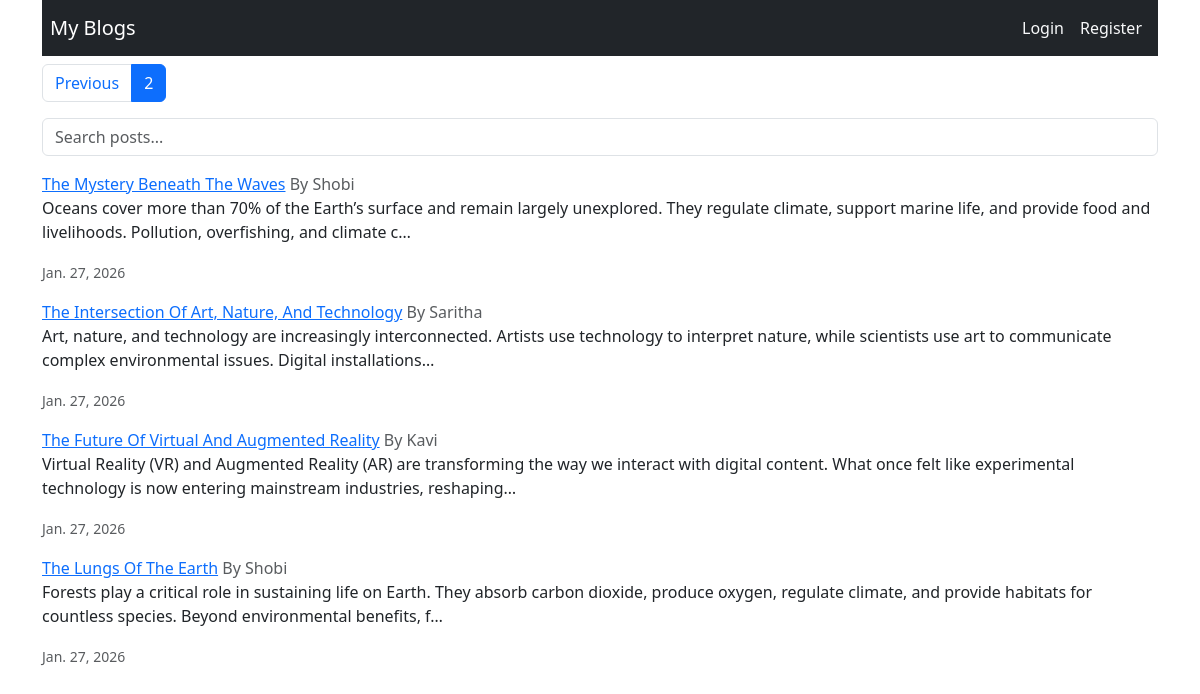
Screenshot of /?page=2 with the database file from the repository.
### blog/models.py (models this page shows, shortened)
class Post(models.Model):
    title = models.CharField(max_length=200)
    content = models.TextField()
    author = models.ForeignKey(User,on_delete=models.CASCADE)
    created_at = models.DateTimeField(auto_now_add=True)

### blog/views.py (the view)
# urls.py: path('',views.home,name="all-posts"),
def home(request):
    query = request.GET.get('q')
    posts = Post.objects.select_related('author')
    if query:
        posts = posts.filter(Q(title__icontains=query) | Q(content__icontains=query))
    posts = posts.order_by('created_at')
    paginator = Paginator(posts,5)
    page_number = request.GET.get('page')
    posts = paginator.get_page(page_number)
    return render(request,"home.html",{'posts':posts})

### blog/templates/home.html (shortened to what this page needs)
{% extends "base.html" %}
{% block content %}
      <nav>
        <ul class="pagination">
          {% if posts.has_previous %}
            <li class="page-item">
              <a class="page-link" href="?page={{posts.previous_page_number}}">Previous</a>
            </li>
          {% endif %}
          <li class="page-item active">
            <span class="page-link">{{posts.number}}</span>
          </li>
        </ul>
      </nav>
      <form method="GET" class="mb-3">
        <input type="text" name="q" class="form-control" placeholder="Search posts...">
      </form>
      {% for post in posts %}
        <div class="Card mb-3">
          <a href="{% url 'detail-post' post.id%}" class="card-title text-primary">{{post.title | title}}</a> <span class="text-muted">By {{post.author}}</span></a>
          <div class="Card-body">
            <p class="card-text">{{post.content | truncatechars:200}}</p>
            <small class="text-muted">{{post.created_at | date }}</small>
          </div>
        </div>
      {% empty %}
        <p>No posts available</p>
      {% endfor %}
{% endblock content %}

### rows the page displays
Post: title "The Mystery Beneath The Waves", author "Shobi", content "Oceans cover more than 70% of the Earth’s surface and remain largely unexplored. They regulate climate, support marine life, and provide food and livelihoods. Pollution, overfishing, and climate c…", created_at "Jan. 27, 2026"
Post: title "The Intersection Of Art, Nature, And Technology", author "Saritha", content "Art, nature, and technology are increasingly interconnected. Artists use technology to interpret nature, while scientists use art to communicate complex environmental issues. Digital installations…", created_at "Jan. 27, 2026"
Post: title "The Future Of Virtual And Augmented Reality", author "Kavi", content "Virtual Reality (VR) and Augmented Reality (AR) are transforming the way we interact with digital content. What once felt like experimental technology is now entering mainstream industries, reshaping…", created_at "Jan. 27, 2026"
Post: title "The Lungs Of The Earth", author "Shobi", content "Forests play a critical role in sustaining life on Earth. They absorb carbon dioxide, produce oxygen, regulate climate, and provide habitats for countless species. Beyond environmental benefits, f…", created_at "Jan. 27, 2026"

### other values shown
{{ posts.number }} "2"
